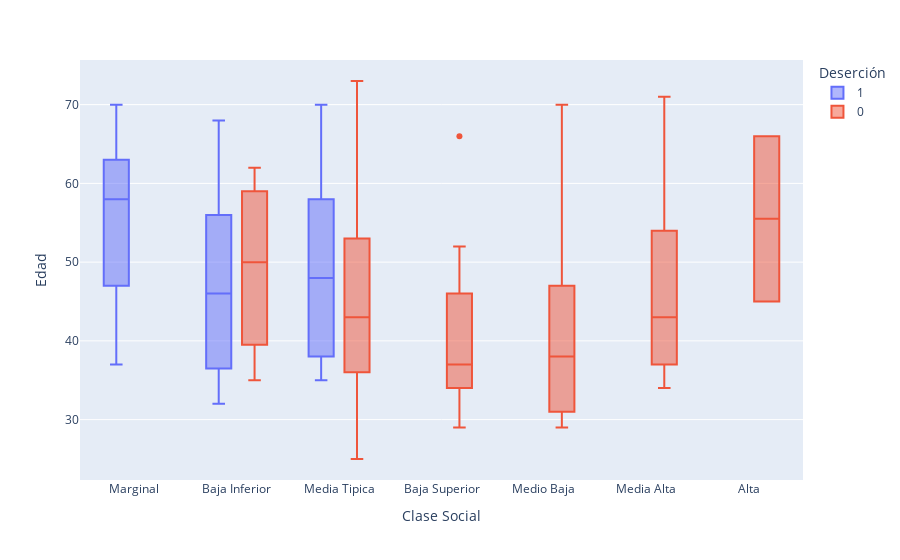

The notebook cell saved with this chart:
### Code cell
import plotly.express as px

fig = px.box(df, x="Clase Social", y="Edad", color="Deserción")
fig.update_traces(quartilemethod="exclusive") # or "inclusive", or "linear" by default
fig.show()

### Figure 1 — Plotly figure (JSON) as saved in the notebook; plotly's stock layout.template omitted (floating-point values rounded to 4 significant figures; data arrays with more than 128 entries replaced by an {"elided": "..."} marker saying what was removed)
{"data": [{"alignmentgroup": "True", "hovertemplate": "Deserción=1<br>Clase Social=%{x}<br>Edad=%{y}<extra></extra>", "legendgroup": "1", "marker": {"color": "#636efa"}, "name": "1", "notched": false, "offsetgroup": "1", "orientation": "v", "quartilemethod": "exclusive", "showlegend": true, "type": "box", "x": ["Marginal", "Marginal", "Marginal", "Marginal", "Marginal", "Marginal", "Marginal", "Marginal", "Marginal", "Marginal", "Marginal", "Marginal", "Marginal", "Marginal", "Marginal", "Marginal", "Marginal", "Marginal", "Marginal", "Baja Inferior", "Baja Inferior", "Baja Inferior", "Baja Inferior", "Baja Inferior", "Baja Inferior", "Baja Inferior", "Baja Inferior", "Baja Inferior", "Baja Inferior", "Baja Inferior", "Baja Inferior", "Baja Inferior", "Baja Inferior", "Baja Inferior", "Baja Inferior", "Baja Inferior", "Baja Inferior", "Baja Inferior", "Baja Inferior", "Baja Inferior", "Baja Inferior", "Baja Inferior", "Baja Inferior", "Media Tipica", "Media Tipica", "Media Tipica", "Media Tipica", "Media Tipica", "Media Tipica", "Media Tipica", "Media Tipica", "Media Tipica", "Media Tipica", "Media Tipica", "Media Tipica", "Media Tipica", "Media Tipica", "Media Tipica", "Media Tipica", "Media Tipica", "Media Tipica"], "x0": " ", "xaxis": "x", "y": [58, 60, 65, 63, 61, 50, 42, 37, 47, 37, 52, 70, 61, 52, 66, 63, 61, 53, 47, 62, 34, 38, 48, 44, 37, 64, 56, 34, 53, 36, 68, 53, 42, 52, 60, 32, 42, 38, 56, 33, 58, 51, 35, 59, 58, 47, 36, 49, 58, 66, 36, 44, 70, 39, 57, 51, 53, 35, 36, 41, 38], "y0": " ", "yaxis": "y"}, {"alignmentgroup": "True", "hovertemplate": "Deserción=0<br>Clase Social=%{x}<br>Edad=%{y}<extra></extra>", "legendgroup": "0", "marker": {"color": "#EF553B"}, "name": "0", "notched": false, "offsetgroup": "0", "orientation": "v", "quartilemethod": "exclusive", "showlegend": true, "type": "box", "x": {"elided": "267 str values"}, "x0": " ", "xaxis": "x", "y": {"elided": "267 int values"}, "y0": " ", "yaxis": "y"}], "layout": {"autosize": true, "boxmode": "group", "legend": {"title": {"text": "Deserción"}, "tracegroupgap": 0}, "margin": {"t": 60}, "xaxis": {"anchor": "y", "autorange": true, "domain": [0, 1], "range": [-0.5246, 6.525], "title": {"text": "Clase Social"}, "type": "category"}, "yaxis": {"anchor": "x", "autorange": true, "domain": [0, 1], "range": [22.33, 75.67], "title": {"text": "Edad"}, "type": "linear"}}}
